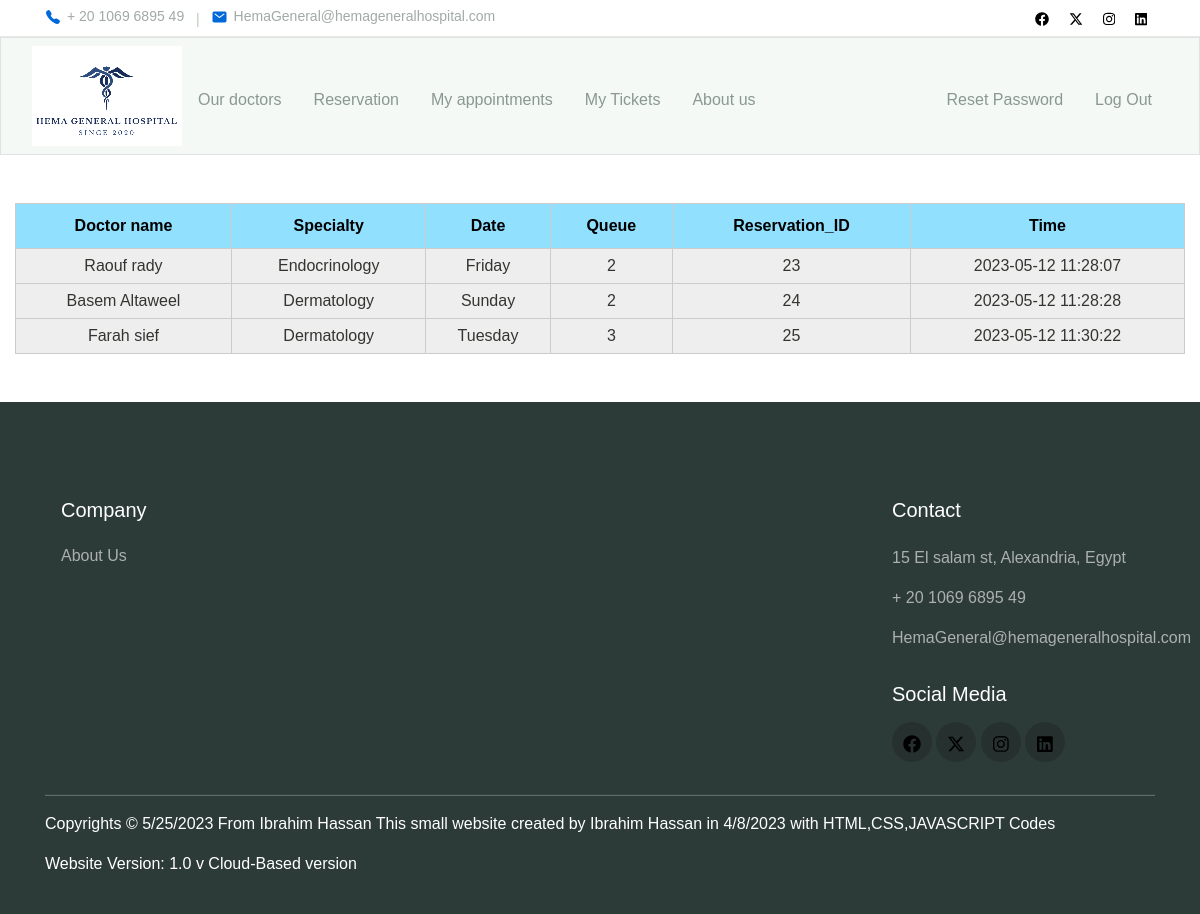
Before: /myappointments (signed in) with the older database file.
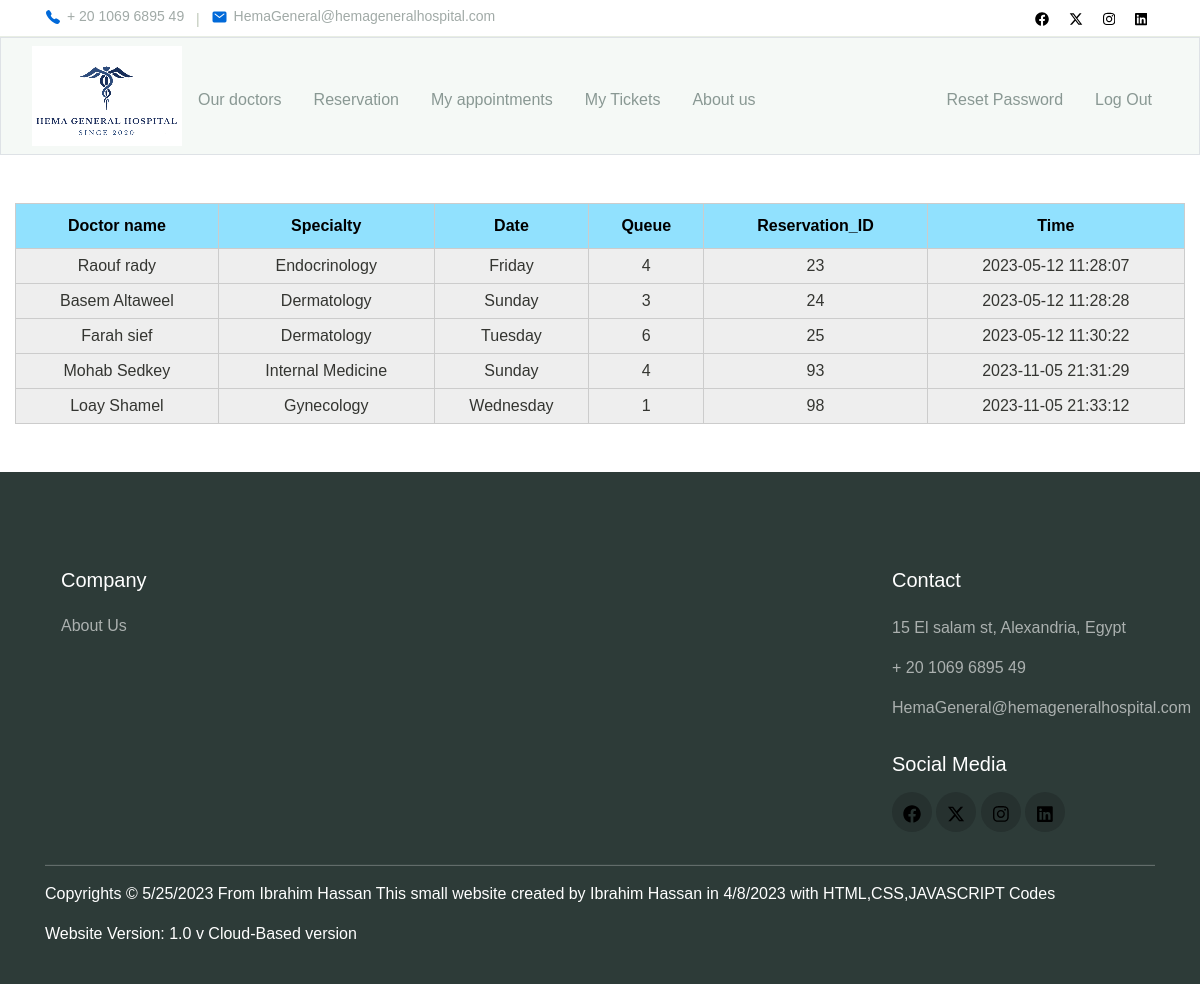
After: the same page with the newer database file.
### tables this page shows
CREATE TABLE Web_data
(
Phone_number INTEGER,
Address TEXT,
Email TEXT,
Fb_page TEXT,
Tw_page TEXT,
Inst_page TEXT,
Linked_page TEXT
);

CREATE TABLE patient_reservation
(
patient_id INTEGER,
patient_name TEXT,
patient_doctor_reservation TEXT,
patient_doctor_date_time TEXT,
patient_doctor_specialty TEXT,
reservation_id INTEGER PRIMARY KEY AUTOINCREMENT,
Time_stamp TIMESTAMP DEFAULT CURRENT_TIMESTAMP,
patient_query INTEGER,
receptionist_name TEXT, patient_reserved TEXT, reservation_status TEXT DEFAULT "Reservated");

CREATE TABLE Doctors
(
Doctor_id INTEGER PRIMARY KEY AUTOINCREMENT,
Doctor_name TEXT,
Doctor_specialty TEXT,
Days_available TEXT,
Doctor_price INTEGER
, Doctor_status TEXT DEFAULT "Activated");

### app.py (the view)
@app.route("/myappointments", methods=["GET"])
@login_required
def myappointments():
    if session['user_id'] not in Patient_accounts:
        return redirect("/")
    Patient_id = db.execute("SELECT * FROM Patients WHERE user_id = ?",session['user_id'])
    if len(Patient_id) == 0:
        return render_template("myappointments.html")
    Patient_id = Patient_id[0]['patient_id']
    Doctors = db.execute("SELECT * FROM Doctors JOIN patient_reservation ON Doctors.Doctor_name == patient_reservation.patient_doctor_reservation WHERE patient_reservation.patient_id = ?",Patient_id)
    return render_template("myappointments.html",Doctors=Doctors)

### Functions.py (called while the page is built)
def Get_account_id_from_admin_by_Type(TYPE):
    Quota_loaded = sqlite3.connect('Database.db').execute("SELECT Quota_staff_number FROM Quota WHERE Quota_loaded = ?",("Loaded",)).fetchall()[0]
    rows = sqlite3.connect('Database.db').execute(f"SELECT id FROM users WHERE TYPE = ? LIMIT {Quota_loaded[0]}",(TYPE,)).fetchall()
    output = [ row[0] for row in rows]
    return output

def Get_account_id_from_staff_by_Type(TYPE):
    timestamp = datetime.now().date().strftime("%Y-%m-%d")
    Quota_date = sqlite3.connect('Database.db').execute("SELECT Quota_date FROM Quota WHERE Quota_loaded = ?", ("Loaded",)).fetchall()[0][0]
    if timestamp > str(Quota_date):
        rows = sqlite3.connect('Database.db').execute(f"SELECT id FROM users WHERE TYPE = ? LIMIT 0",(TYPE,)).fetchall()
        output = [ row[0] for row in rows]
        return output
    Quota_loaded = sqlite3.connect('Database.db').execute("SELECT Quota_staff_number FROM Quota WHERE Quota_loaded = ?",("Loaded",)).fetchall()[0]
    rows = sqlite3.connect('Database.db').execute(f"SELECT id FROM users WHERE TYPE = ? LIMIT {Quota_loaded[0]}",(TYPE,)).fetchall()
    output = [ row[0] for row in rows]
    return output

def Get_account_id_from_users_by_Type(TYPE):
    timestamp = datetime.now().date().strftime("%Y-%m-%d")
    Quota_date = sqlite3.connect('Database.db').execute("SELECT Quota_date FROM Quota WHERE Quota_loaded = ?", ("Loaded",)).fetchall()[0][0]
    if timestamp > str(Quota_date):
        rows = sqlite3.connect('Database.db').execute(f"SELECT id FROM users WHERE TYPE = ? LIMIT 0",(TYPE,)).fetchall()
        output = [ row[0] for row in rows]
        return output
    Quota_loaded = sqlite3.connect('Database.db').execute("SELECT Quota_users_number FROM Quota WHERE Quota_loaded = ?",("Loaded",)).fetchall()[0]
    rows = sqlite3.connect('Database.db').execute(f"SELECT id FROM users WHERE TYPE = ? LIMIT {Quota_loaded[0]}",(TYPE,)).fetchall()
    output = [ row[0] for row in rows]
    return output

### app.py (called while the page is built)
@app.after_request
def after_request(response):
    response.headers["Cache-Control"] = "no-cache, no-store, must-revalidate"
    response.headers["Expires"] = 0
    response.headers["Pragma"] = "no-cache"
    return response

@app.before_request
def before_each_request():
    update_accounts()

### templates/myappointments.html (shortened to what this page needs)
{% extends "layout_2.html" %}
{% block main %}
<form>
<table>
    <tr>
        <th>Doctor name</th>
        <th>Specialty</th>
        <th>Date</th>
        <th>Queue</th>
        <th>Reservation_ID</th>
        <th>Time</th>
    </tr>
    {% for Doctor in Doctors %}
    <tr>
        <td>{{Doctor.Doctor_name}}</td>
        <td>{{Doctor.Doctor_specialty}}</td>
        <td>{{Doctor.patient_doctor_date_time}}</td>
        <td>{{Doctor.patient_query}}</td>
        <td>{{Doctor.reservation_id}}</td>
        <td>{{Doctor.Time_stamp}}</td>
    </tr>
    {% endfor %}
</table>
</form>
{% endblock %}

### templates/layout_2.html (shortened to what this page needs)
<!DOCTYPE html>
<html lang="en">
    <head>
        <link href="https://cdn.jsdelivr.net/npm/bootstrap@5.1.3/dist/css/bootstrap.min.css" rel="stylesheet">
        <link href="static/styles.css" rel="stylesheet">
        <link rel="stylesheet" href="static/assets/css/maicons.css">
        <link rel="stylesheet" href="static/assets/css/bootstrap.css">
        <link rel="stylesheet" href="static/assets/vendor/owl-carousel/css/owl.carousel.css">
        <link rel="stylesheet" href="static/assets/vendor/animate/animate.css">
        <link rel="stylesheet" href="static/assets/css/theme.css">
    </head>
    <body>
        <div id="page-container">
            <div id="content-wrap">
        <header>
            <div class="topbar">
              <div class="container">
                <div class="row">
                  <div class="col-sm-8 text-sm">
                    <div class="site-info">
                        <a href="tel:{{Phone_number}}"><span class="mai-call text-primary"></span>{{Phone_number}}</a>
                        <span class="divider">|</span>
                        <a href="mailto: {{Email}}"><span class="mai-mail text-primary"></span>{{Email}}</a>
                      </div>
                    </div>
                    <div class="col-sm-4 text-right text-sm">
                      <div class="social-mini-button">
                        <a href="{{Fb_page}}"></a>
                        <a href="{{Tw_page}}"></a>
                        <a href="{{Inst_page}}"></a>
                        <a href="{{Linked_page}}"></a>
                    </div>
                  </div>
                </div>
              </div>
            </div>
        <nav class="bg-light border navbar navbar-expand-md navbar-light">
            <div class="container-fluid">
                <a href="/"><img alt="Logo"></a>
                <div class="collapse navbar-collapse" id="navbar">
                    {% if session['user_id'] in session['user_developer'] %}
                    <ul class="navbar-nav me-auto mt-2">
                        <li class="nav-item"><a class="nav-link" href="/Developer_access">Developer Access</a></li>
                        <li class="nav-item"><a class="nav-link" href="/Quota">Change Quota</a></li>
                        <li class="nav-item"><a class="nav-link" href="/Web_Deployment">Web Deployment</a></li>
                    </ul>
                    <ul class="navbar-nav ms-auto mt-2">
                        <li class="nav-item"><a class="nav-link" href="/logout">Log Out</a></li>
                    </ul>
                    {% elif session["user_id"] in session['user_patient'] %}
                        <ul class="navbar-nav me-auto mt-2">
                            <li class="nav-item"><a class="nav-link" href="/our_doctors">Our doctors</a></li>
                            <li class="nav-item"><a class="nav-link" href="/reservation">Reservation</a></li>
                            <li class="nav-item"><a class="nav-link" href="/myappointments">My appointments</a></li>
                            <li class="nav-item"><a class="nav-link" href="/get_your_ticket">My Tickets</a></li>
                            <li class="nav-item"><a class="nav-link" href="/contact_us">About us</a></li>
                        </ul>
                        <ul class="navbar-nav ms-auto mt-2">
                            <li class="nav-item"><a class="nav-link" href="/resetpassword">Reset Password</a></li>
                            <li class="nav-item"><a class="nav-link" href="/logout">Log Out</a></li>
                        </ul>
                    {% endif %}
                </div>
            </div>
        </nav>
        <main class="container-fluid py-5 text-center">
            {% block main %}{% endblock %}
        </main>
        <footer class="page-footer" id = "footer">
            <div class="container">
              <div class="row px-md-3">
                <div class="col-sm-6 col-lg-3 py-3">
                  <h5>Company</h5>
                  <ul class="footer-menu">
                    <li><a href="/contact_us">About Us</a></li>
                  </ul>
                </div>
                <div class="col-sm-6 col-lg-3 py-3">
                </div>
                <div class="col-sm-6 col-lg-3 py-3">
                </div>
                <div class="col-sm-6 col-lg-3 py-3">
                    <h5>Contact</h5>
                    <p class="footer-link mt-2">{{Address}}</p>
                    <a href="tel:{{Phone_number}}" class="footer-link">{{Phone_number}}</a>
                    <a href="mailto:{{Email}}" class="footer-link">{{Email}}</a>
                    <h5 class="mt-3">Social Media</h5>
                    <div class="footer-sosmed mt-3">
                        <a href="{{Fb_page}}"></a>
                        <a href="{{Tw_page}}"></a>
                        <a href="{{Inst_page}}"></a>
                        <a href="{{Linked_page}}"></a>
                  </div>
                </div>
              </div>
              <hr>
              <p id="copyright">Copyrights &#169; 5/25/2023 From Ibrahim Hassan This small website created by Ibrahim Hassan in 4/8/2023 with HTML,CSS,JAVASCRIPT Codes</p>
              <p>Website Version: 1.0 v Cloud-Based version</p>
            </div>
          </footer>
    </body>
</html>

### static/styles.css (style rules this page uses)
table { width : 100%; border : 1px solid #ccc; }
table td { padding: 5px; background-color : #EEE; border : 1px solid #CCC; text-align : center; }
table th { padding : 10px; background-color : #91E1FE; border : 1px solid #CCC; text-align : center; color : black; }
#page-container { position: relative; min-height: 100vh; }
#content-wrap { padding-bottom: 30rem; }
#footer { position: absolute; bottom: 0; width: 100%; height: 32rem; }

### static/assets/css/theme.css (style rules this page uses)
:root { --primary: #0069d9; --accent: #FF3D85; --secondary: #4E5AFE; --warning: #EED818; --info: #05B4E1; --danger: #FF4943; --success: #96C93D; --dark: #343531; --light: #F5F9F6; --cs: #596261; --grey: #6E807A; }
body { font-family: "Source Sans Pro", sans-serif; line-height: 1.5; color: #343531; }
a { color: #07be94; text-decoration: none; background-color: transparent; }
.text-sm { font-size: 14px !important; }
.bg-light { background-color: #F5F9F6 !important; }
.text-primary { color: #0069d9 !important; }
.topbar { border-bottom: 1px solid #E8EEE4; }
.topbar .row { align-items: center; min-height: 36px; }
.topbar .site-info a { display: inline-flex; align-items: center; color: #A1AAA7; }
.topbar .site-info a span { font-size: 16px; margin-right: 6px; }
.topbar .site-info .divider { margin-left: 8px; margin-right: 8px; color: #BEC8B8; }
.topbar .social-mini-button a { display: inline-block; padding: 4px 8px; color: #A1AAA7; }
.navbar { min-height: 70px; }
.navbar-nav { margin-top: 10px; border-top: 1px solid #E8EEE4; flex-shrink: 0; }
.navbar-nav .nav-link { transition: all .2s ease; }
.navbar-light .navbar-nav .nav-link { color: rgba(110, 128, 122, 0.8); }
@media (min-width: 768px) { .navbar-expand-md .navbar-nav { margin-top: 0; border-top: none; } }
@media (min-width: 768px) { .navbar-expand-md .navbar-nav .nav-link { padding-right: 16px; padding-left: 16px; } }
@media (min-width: 768px) { .navbar-expand-md .navbar-nav { align-items: center; } }
.page-footer { position: relative; display: block; padding-top: 80px; padding-bottom: 16px; background-color: #2D3B38; color: #fff; }
.page-footer h5 { font-weight: 500; margin-bottom: 16px; }
.page-footer hr { border-color: #4F5E5B; }
.footer-menu { position: relative; list-style: none; padding-left: 0; }
.footer-menu a, .footer-link { display: inline-block; padding-top: 6px; padding-bottom: 6px; color: rgba(255, 255, 255, 0.6); transition: all .2s ease; }
.footer-link { padding: 0; margin-bottom: 16px; }
.footer-sosmed a { display: inline-block; width: 40px; height: 40px; line-height: 42px; border-radius: 50%; text-align: center; font-size: 18px; background-color: #26312F; color: #ffff; transition: all .2s ease; }

Changed rows visible on the page:
changed patient_reservation "Friday": patient_query "2" → "4"
changed patient_reservation "Basem Altaweel": patient_query "2" → "3"
changed patient_reservation "Tuesday": patient_query "3" → "6"
added patient_reservation: Doctor_name "Mohab Sedkey", Doctor_specialty "Internal Medicine", patient_doctor_date_time "Sunday", patient_query "4", reservation_id "93", Time_stamp "2023-11-05 21:31:29"
added patient_reservation: Doctor_name "Loay Shamel", Doctor_specialty "Gynecology", patient_doctor_date_time "Wednesday", patient_query "1", reservation_id "98", Time_stamp "2023-11-05 21:33:12"
